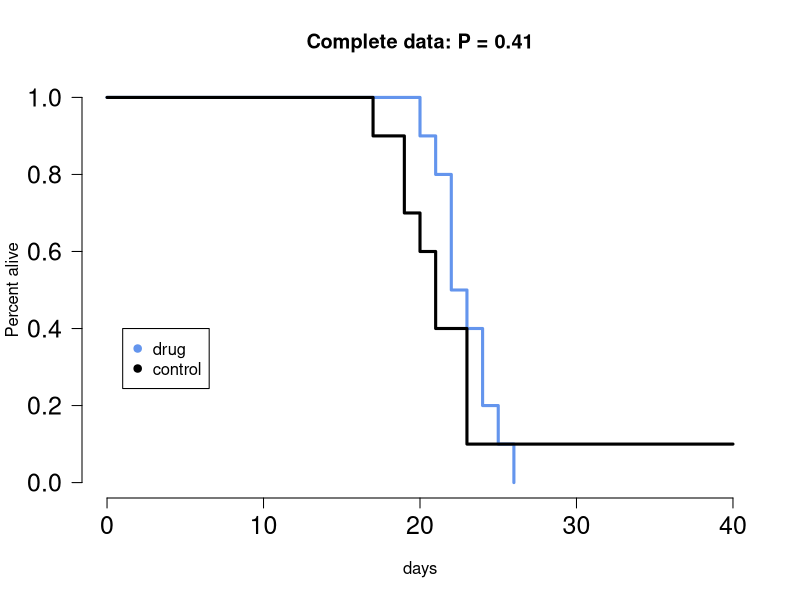
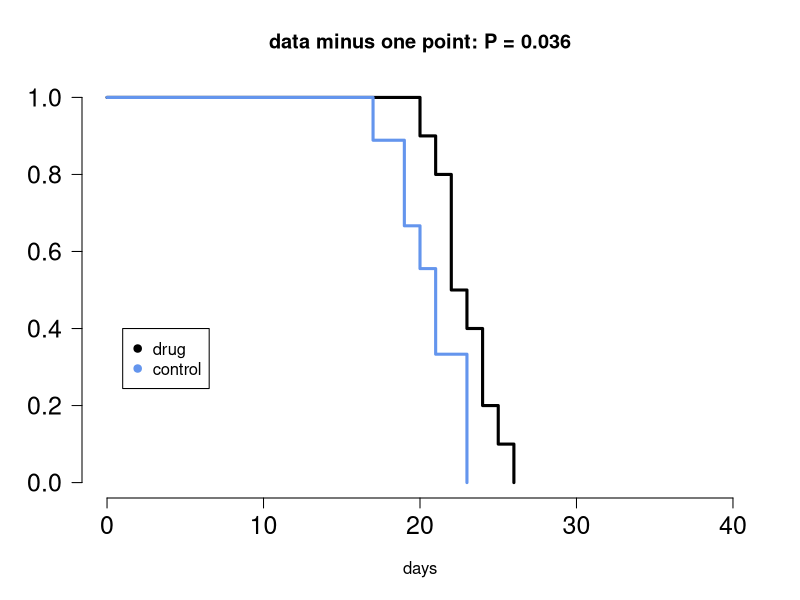
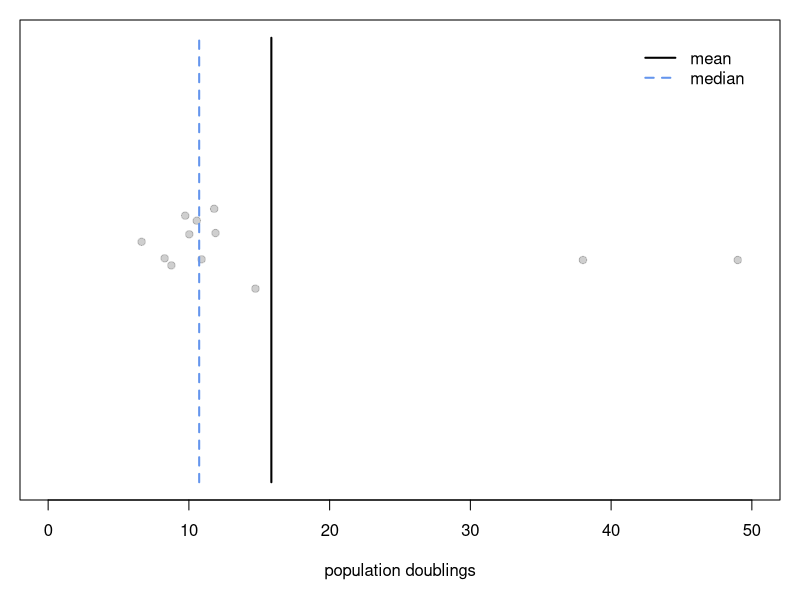
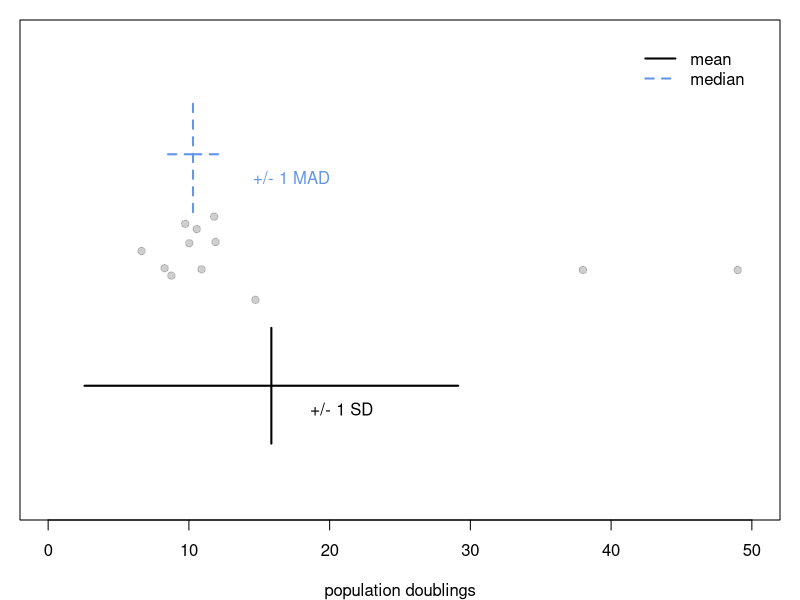
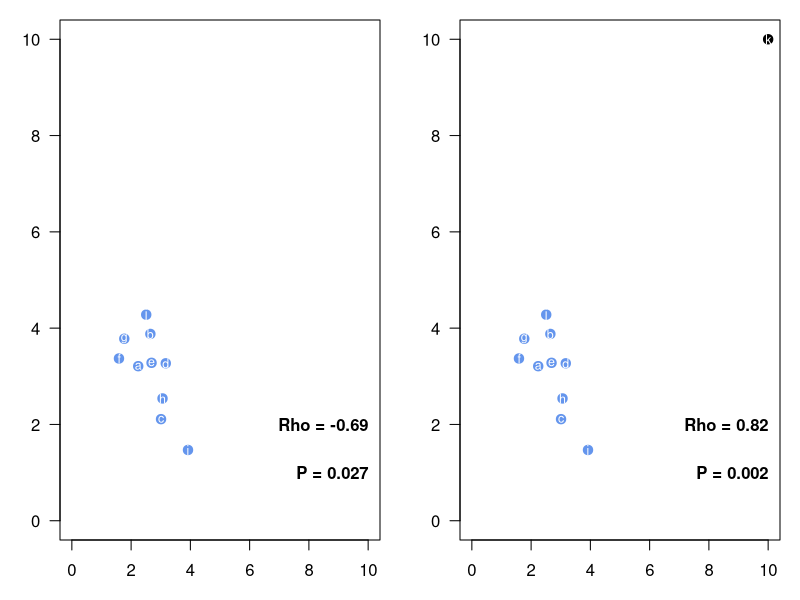
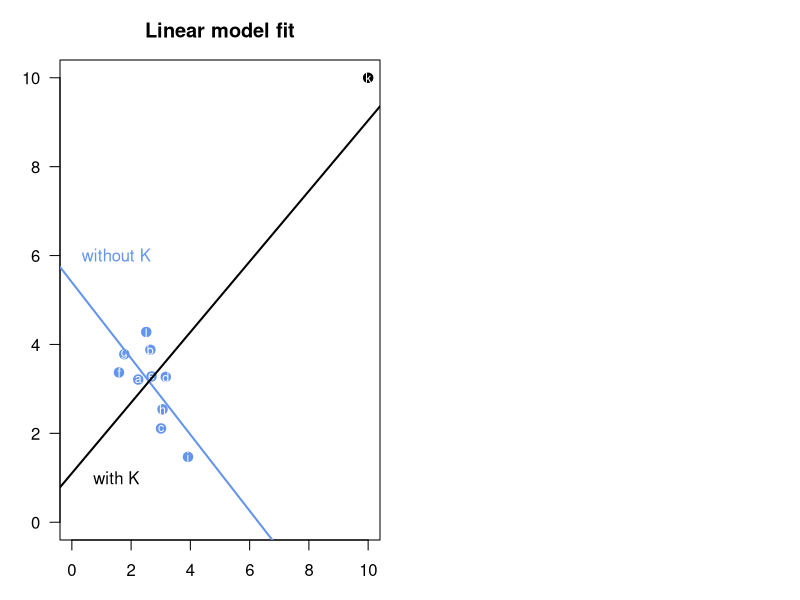
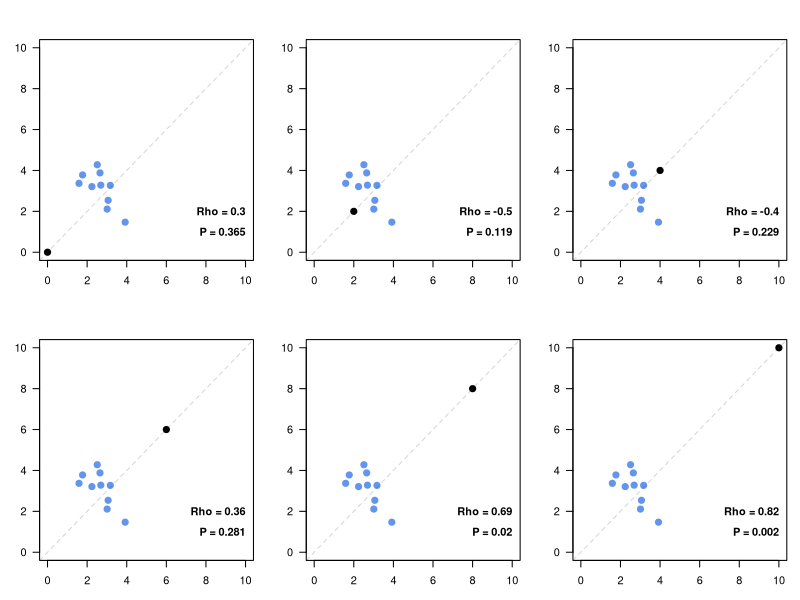
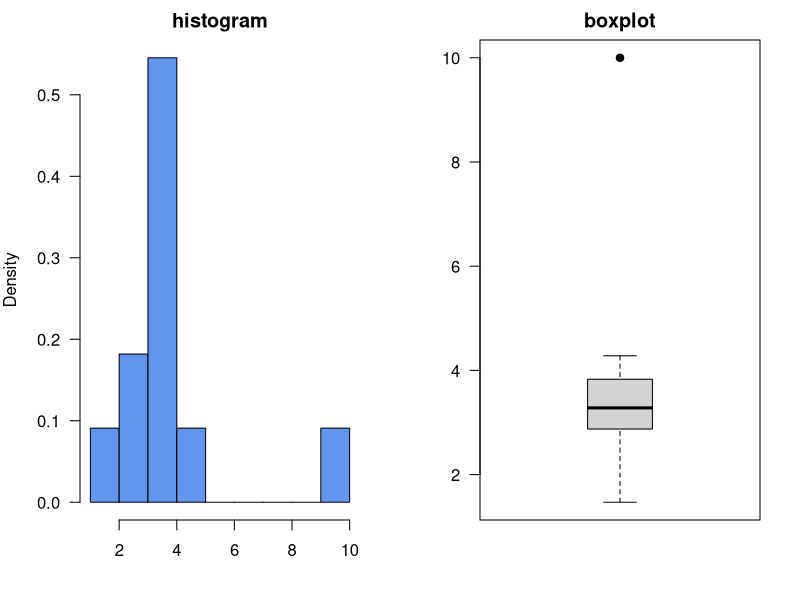

Source code (R) for these figures, in order:
## ---- chunk 1
library(survival)
## ---- chunk 2
times=c(21,19,17,23,21,40,23,19,20,23,  26,22,24,22,23,24,20,25,22,21)
conditions=c(rep("drug", 10), rep("control", 10))
had.events =rep(1, 20)
had.events[ 6 ] = 0
surv.all = survfit(Surv(times, had.events)~conditions)
cox = coxph(formula = Surv(times,had.events==1)~conditions)
p.val = as.numeric(summary(cox)$logtest[3])
plot(surv.all, lwd=3, col=c( "cornflowerblue","black"),
        main=paste("Complete data: P =", round(p.val, 3)), las=1,
        xlab="days", cex.axis=1.5, bty="n", xlim=c(0,40), ylab="Percent alive")
legend( 1,0.4, c("drug", "control"), col=c("cornflowerblue","black"), pch=19)
## ---- chunk 3
times=c(21,19,17,23,21,NA,23,19,20,23,  26,22,24,22,23,24,20,25,22,21)
surv.all = survfit(Surv(times, had.events)~conditions)
cox = coxph(formula = Surv(times,had.events==1)~conditions)
p.val = as.numeric(summary(cox)$logtest[3])
plot(surv.all, lwd=3, col=c("black", "cornflowerblue"),
        main=paste("data minus one point: P =", round(p.val, 3)), las=1,
        xlab="days", cex.axis=1.5, bty="n", xlim=c(0,40))
legend( 1,0.4, c("drug", "control"), col=c("black", "cornflowerblue"), pch=19)
## ---- chunk 4

vals = rnorm(10, mean=10, sd=3)
valskew = c(26, 38, 35, 49)
ylocs =  jitter( rep(1,length(vals)), 3)
par(mar=c(5,1,1,1))
valskew = c(38,  49)
plot( c(vals, valskew),  
      c( ylocs, rep(1, length(valskew) ) ),
      pch=19, axes=FALSE, xlab="population doublings", ylab="", xlim=c(0, 50), ylim=c(0.8, 1.2), col="#11111133" )
box()
axis(1, seq(0,50,10))
mu = mean( c(vals, valskew) )
lines( c(mu, mu), c(0.8, 1.2), lwd=2)
med = median( c(vals, valskew) )
lines( c(med, med), c(0.8, 1.2), lwd=2, lty=2, col="cornflowerblue")
legend( 50, 1.2, c("mean", "median"), lty=c(1,2), lwd=2, box.col="white", xjust=1, col=c("black","cornflowerblue")  )

## ---- chunk 5
par(mar=c(4,1,1,1))
valskew = c(38,  49)
plot( c(vals, valskew),  
      c( ylocs, rep(1, length(valskew) ) ),
      pch=19, axes=FALSE,  xlab="population doublings", ylab="", xlim=c(0, 50), ylim=c(0.8, 1.2), col="#11111133" )
box()
axis(1, seq(0,50,10))
mu = mean( c(vals, valskew) )
lines( c(mu, mu), c(0.85, 0.95), lwd=2)
med = median( vals )
lines( c(med, med), c(1.05, 1.15), lwd=2, lty=2, col="cornflowerblue")
legend( 50, 1.2, c("mean", "median"), lty=c(1,2), lwd=2, box.col="white", xjust=1, col=c("black","cornflowerblue")  )

sample.sd=sd( c(vals, valskew) )
sample.mad=mad(c(vals, valskew) )
lines( c(mu, mu+sample.sd), c(0.9,0.9), lwd=2,  col="black")
lines( c(mu, mu-sample.sd), c(0.9,0.9), lwd=2,  col="black")
lines( c(med, med+sample.mad), c(1.1,1.1), lwd=2, lty=2, col="cornflowerblue")
lines( c(med, med-sample.mad), c(1.1,1.1), lwd=2, lty=2, col="cornflowerblue")
text(mu+5, 0.88, "+/- 1 SD")
text(med+7, 1.08, "+/- 1 MAD", col="cornflowerblue")

## ---- chunk 6
aa=c(2.24,2.65,3.01,3.17,2.69,1.59,1.77,3.06,3.92,2.51,10.00)
bb=c(3.21,3.88,2.11,3.27,3.28,3.37,3.78,2.54,1.47,4.28,10.00)
cols=c(rep("cornflowerblue", 10), "black")
layout(matrix(1:2,1,2))
c10 = cor.test(aa[1:10], bb[1:10])
c11 = cor.test(aa,bb)
cor.10 = round( c10$estimate, 2)
cor.11 = round( c11$estimate, 2)
p.10 = round( c10$p.value, 3)
p.11 = round( c11$p.value, 3)

X = c(vals, valskew)
## ---- chunk 7
mad(X)
## ---- chunk 8
#aa = c(rnorm(10)+3, 10
layout(matrix(1:2,1,2))
par(mar=c(3,3,1,1))
plot(aa[1:10],bb[1:10], pch=19, col=cols[1:10], xlim=c(0,10), ylim=c(0,10), 
     las=1, main="", xlab="", ylab="", cex=1.25)
text(10, 2,paste("Rho =", round( cor.10, 2) ), adj=1, font=2)
text(10, 1,paste("P =", round( p.10, 3) ), adj=1, font=2)
text(aa[1:10], bb[1:10], 
     c('a','b','c','d','e','f','g','h','i','j'), col="white", cex=0.75)

plot(aa,bb, pch=19, col=cols, xlim=c(0,10), ylim=c(0,10), las=1, 
     main="", xlab="", ylab="", cex=1.25)
text(10, 2,paste("Rho =", round( cor.11, 2) ), adj=1, font=2)
text(10, 1,paste("P =", round( p.11, 3) ), adj=1, font=2)
text(aa, bb, c('a','b','c','d','e','f','g','h','i','j','k'), col="white", cex=0.75)
## ---- chunk 9
par(mar=c(3,3,3,1))
plot(aa,bb, pch=19, col=cols, xlim=c(0,10), ylim=c(0,10), las=1, 
     main="Linear model fit", xlab="", ylab="", cex=1.25)
text(aa, bb, c('a','b','c','d','e','f','g','h','i','j','k'), col="white", cex=0.75)
abline( lm( bb[1:10]~aa[1:10] ), col="cornflowerblue", lwd=2)
text(1.5,6,"without K", col="cornflowerblue")
abline( lm( bb~aa ), lwd=2)
text(1.5,1,"with K")
## ---- chunk 10

layout(matrix(1:6,2,3,byrow=TRUE))
par(mar=c(3,3,3,1))
for(i in seq(from=0, to=10, by=2)){
    cx = cor.test(c(aa[1:10],i), c(bb[1:10],i) )
    cor.x = round( cx$estimate, 3)
    p.x = round( cx$p.value, 3)
    plot( c(aa[1:10],i), c(bb[1:10],i), pch=19, col=cols, xlim=c(0,10), ylim=c(0,10), 
     las=1, main="", xlab="", ylab="", cex=1.25)
    abline(0,1,lwd=1, col="#33333333", lty=2)
    paste("rho =", cor.x,"P=",p.x)
    text(10, 2,paste("Rho =", round( cor.x, 2) ), adj=1, font=2)
    text(10, 1,paste("P =", round( p.x, 3) ), adj=1, font=2)
}


## ---- chunk 11
layout(matrix(1:2,1,2))
par(mar=c(4,4,2,2))
hist(bb, breaks=10, col="cornflowerblue", main="histogram", xlab="", freq=FALSE, 
     las=1)
boxplot(bb, main="boxplot", las=1, boxwex=0.5, pch=19)
## ---- chunk 12
par(mar=c(3,5,3,1))
plot( lm(bb~aa), which=4, axes=FALSE, lwd=2)
box()
axis(2, seq(from=0, to=50, by=10), las=1)
axis(1, at=1:11, labels=letters[1:11])
## ---- chunk 13
rank( c( 3.3, 5.1, 9.0, 2.5) )
## ---- chunk 14
X=aa
Y=bb
## ---- chunk 15
cor.test(X, Y, method="spearman")
## ---- chunk 16

#aa.norm = rnorm(100)
#bb.norm = rnorm(100)
aa.norm=c(-0.72,-0.51,1.01,1.61,-0.54,-1.21,-1.78,-1.59,0.62,0.02,-0.76,2.74,
          -0.76,-1.73,1.37,-2.3,-0.18,-1.58,-1.16,0.05,-1.8,-0.9,-0.6,1.12,0.39,
          -0.12,0.65,0.91,-1.55,-1.13,1.2,0.08,1.75,0.51,-0.03,-0.14,0.83,0.07,
          -0.27,-0.46,-1.46,-0.23,-0.7,-0.09,0.08,0.65,1.81,0.64,0.15,-1.02,
          0.45,0.31,-1.6,1.46,-0.35,0.05,1.56,-0.89,1.3,3.31,2.01,1.34,-0.74,
          -0.08,1.94,-0.39,-0.11,0.6,0.31,-0.28,0.61,0.43,-1.01,0.22,0.78,
          -1.34,1.65,0.47,0.63,0.06,0.08,1.71,0.62,-0.21,0.12,0.01,0.37,0.24,
          -0.46,0.45,1.22,-1.9,0.66,-0.77,0.62,-0.06,-1.91,-2.07,-0.08,0.8)
bb.norm=c(-0.46,1.9,-0.36,0.37,-1.58,1.38,-0.78,-1.2,-0.27,1.08,-1.17,0.42,
          1.66,0.45,1.68,1.42,-1.56,0.63,1.11,0.6,-1.85,0.61,0.22,-1.18,0.35,
          -1.15,0.07,0.8,-0.88,-3,-0.4,1.95,1.52,-0.66,-0.58,-0.07,0.54,-0.62,
          0.77,-0.51,-0.02,-0.56,1.48,-0.63,-1.23,-0.33,-0.19,-0.98,0.42,-1.01,
          0.14,0.3,-0.59,-0.2,1.14,0.2,-0.24,0.5,-1.3,-0.14,-0.66,-0.29,1.89,
          -0.55,-0.35,-1.28,3.15,-0.73,0.45,-0.79,-0.83,-0.57,1.71,0.46,1,1.1,
          -0.72,-1.74,-0.12,-1.46,0.86,0.96,0.2,1.63,-0.1,0.69,-1.7,-1.45,0.47,
          0.41,1.67,0.52,-1.56,0.14,0.16,-0.01,0.68,0.93,2,-0.4)
min_a=min(c(aa.norm, bb.norm) )
max_a=max(c(aa.norm, bb.norm) )
aa.dir = seq(from=min_a, to=max_a, by=(max_a-min_a)/100)
bb.dir = aa.dir
cors.s = rep(0, 10)
cors.p = rep(0, 10)
layout(matrix(1:10,2,5, byrow=TRUE))
par(mar=c(1,1,1,1))
for(i in 1:10){
    aa.x = aa.norm
    bb.x = bb.norm
    idx = sample( 1:100 )[1:(10*i)]
    aa.x[idx] = aa.dir[idx]
    bb.x[idx] = bb.dir[idx]
    cors.s[i] = cor.test( aa.x, bb.x, method="spearman" )$estimate
    cors.p[i] = cor.test( aa.x, bb.x, method="pearson" )$estimate
    plot(aa.x, bb.x, axes=FALSE, xlim=c(min_a, max_a), ylim=c(min_a-1, max_a))
    box()
    text(max_a, min_a-0.5,paste("Spearman:",round( cors.s[i],2) ), adj=1)
    text(max_a, min_a-0.8,paste("Pearson:",round( cors.p[i],2) ), adj=1)
}
## ---- chunk 17

#y=rnorm(100, 0, 0.4) + (1+seq(from=0.01,to=1, by=0.01) )
y=c(0.22,1.03,1.30,0.78,1.66,0.65,0.91,1.17,1.21,2.01,0.93,1.25,1.13,0.78,0.92,1.95,1.18,
1.02,1.60,1.12,1.69,1.70,1.04,1.78,1.41,1.46,0.40,0.46,2.26,0.89,1.26,1.98,1.03,1.17,
1.35,1.42,1.76,1.99,1.47,0.95,1.81,1.04,1.77,1.37,1.57,0.65,1.71,1.51,1.17,0.73,1.65,
1.16,1.44,1.46,2.58,1.30,1.71,1.25,1.55,1.99,2.10,1.51,1.99,1.15,2.53,1.45,1.39,1.30,
1.75,1.35,1.72,2.09,1.48,1.53,1.42,2.61,2.19,1.60,1.87,2.29,2.17,1.73,2.04,1.97,1.62,
2.27,1.38,1.82,1.68,1.18,1.54,2.19,1.71,2.01,1.89,1.63,1.21,1.35,2.26,2.28)
x=1:100
cor.before.p = cor.test(x,y)$estimate
cor.before.s = cor.test(x,y, method="spearman")$estimate
yplus = y
yplus[10] = 7.5
cor.after.p = cor.test(x, yplus)$estimate
cor.after.s = cor.test(x, yplus, method="spearman")$estimate

layout(matrix(1:2,1,2))
plot(x,y, axes=FALSE, ylim=c(0,8), ylab="Y", xlab="X", pch=19, 
     col="cornflowerblue", main="original" )
box()
axis(2, seq(from=0, to=8, by=2), las=1)
axis(1, seq(from=0, to=100, by=10), las=1 )
text(100,8,paste("Pearson:",round( cor.before.p,2) ), adj=1)
text(100,7.25,paste("Spearman:",round( cor.before.s,2) ), adj=1)

cols = rep("cornflowerblue", 100)
cols[10]="black"
plot(x, yplus, axes=FALSE, ylim=c(0,8), ylab="Y", xlab="X", pch=19,col=cols,
     main="move one point")
box()
axis(2,seq(from=0, to=8, by=2), las=1)
axis(1,seq(from=0, to=100, by=10), las=1)
text(100,8,paste("Pearson:",round( cor.after.p,2) ), adj=1)
text(100,7.25,paste("Spearman:",round( cor.after.s,2)), adj=1)
## ---- chunk 18
library(knitr)
df = data.frame(A=aa, A_ranks=rank(aa), B=bb, B_ranks=rank(bb))
kable(df)
## ---- chunk 19
layout(matrix(1:3,1,3))
par(mar=c(4,4,4,2))
cols=c(rep("cornflowerblue", 10), "black")

plot(aa,bb, pch=19, col=cols, xlim=c(0,11), ylim=c(0,11), las=1, 
     main=paste("original: rho =", cor.11,"P=",p.11), xlab="X value", ylab="Y value", cex=1.4)
text(aa, bb, c('a','b','c','d','e','f','g','h','i','j','k'), 
     col="white", cex=0.75)

plot(aa[1:10],bb[1:10], pch=19, col=cols[1:10], xlim=c(0,11), ylim=c(0,11), las=1, 
     main=paste("no K: rho =", cor.10,"P=",p.10), xlab="X value", ylab="Y value", cex=1.4)
text(aa, bb, c('a','b','c','d','e','f','g','h','i','j'), 
     col="white", cex=0.75)

cor.rank = round( cor.test(rank(aa), rank(bb))$estimate, 2)
p.rank = round( cor.test(rank(aa), rank(bb))$p.value, 2)
plot(rank(aa),rank(bb), pch=19, col=cols, xlim=c(0,11), ylim=c(0,11), las=1, main=paste("ranks: rho =", cor.rank,"P=",p.rank), xlab="X rank", ylab="Y rank", cex=1.4)
text(rank(aa), rank(bb), c('a','b','c','d','e','f','g','h','i','j','k'), 
     cex=0.75, col="white")
## ---- chunk 20
#y1 = rnorm(10)
#y2 = rnorm(10)+0.5
par(mar=c(4,3,3,1))
y = c(1.58,-0.33,-0.47,-0.55,0.54,-0.42,-1.13,-0.96,0.69,-0.73,2.28,0.41,1.05,
      1.14,3.47, 0.26,0.59,1.67,0.78,1.56)
y1=y[1:10]
y2=y[11:20]
x=jitter( c(rep(1,10),rep(2,10)) )
plot( x, y, las=1, pch=19, col="#0000ffaa", axes=FALSE, ylab="", xlab="")
box()
axis(2,-1:3, las=1)
axis(1,at=c(1,2), labels=c("Y1", "Y2"), tick=FALSE)
## ---- chunk 21
y[1] = 8
par(mar=c(4,3,3,1))
plot( x, y, las=1, pch=19, col="#0000ffaa", axes=FALSE, ylab="", xlab="")
axis(2,-1:8, las=1)
axis(1,at=c(1,2), labels=c("Y1", "Y2"), tick=FALSE)
box()
y1 = y[1:10]
## ---- chunk 22
wilcox.test(x,y)
